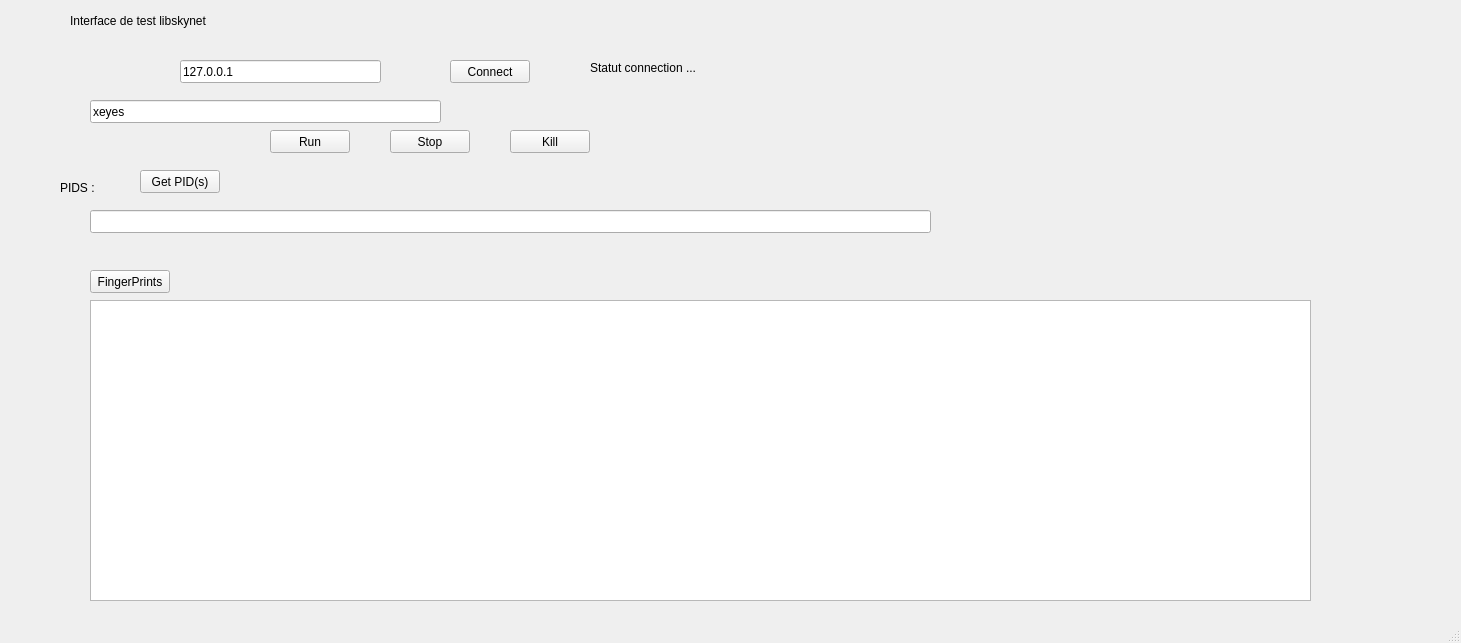
<?xml version="1.0" encoding="UTF-8"?>
<ui version="4.0">
 <class>MainWindow</class>
 <widget class="QMainWindow" name="MainWindow">
  <property name="geometry">
   <rect>
    <x>0</x>
    <y>0</y>
    <width>1461</width>
    <height>643</height>
   </rect>
  </property>
  <property name="windowTitle">
   <string>MainWindow</string>
  </property>
  <widget class="QWidget" name="centralWidget">
   <widget class="QLineEdit" name="lineEdit_process">
    <property name="geometry">
     <rect>
      <x>90</x>
      <y>100</y>
      <width>351</width>
      <height>23</height>
     </rect>
    </property>
    <property name="text">
     <string>xeyes</string>
    </property>
   </widget>
   <widget class="QPushButton" name="pushButton_run">
    <property name="geometry">
     <rect>
      <x>270</x>
      <y>130</y>
      <width>80</width>
      <height>23</height>
     </rect>
    </property>
    <property name="text">
     <string>Run</string>
    </property>
   </widget>
   <widget class="QPushButton" name="pushButton_stop">
    <property name="geometry">
     <rect>
      <x>390</x>
      <y>130</y>
      <width>80</width>
      <height>23</height>
     </rect>
    </property>
    <property name="text">
     <string>Stop</string>
    </property>
   </widget>
   <widget class="QPushButton" name="pushButton_kill">
    <property name="geometry">
     <rect>
      <x>510</x>
      <y>130</y>
      <width>80</width>
      <height>23</height>
     </rect>
    </property>
    <property name="text">
     <string>Kill</string>
    </property>
   </widget>
   <widget class="QPushButton" name="pushButton_pids">
    <property name="geometry">
     <rect>
      <x>140</x>
      <y>170</y>
      <width>80</width>
      <height>23</height>
     </rect>
    </property>
    <property name="text">
     <string>Get PID(s)</string>
    </property>
   </widget>
   <widget class="QLineEdit" name="lineEdit_pids">
    <property name="geometry">
     <rect>
      <x>90</x>
      <y>210</y>
      <width>841</width>
      <height>23</height>
     </rect>
    </property>
    <property name="text">
     <string/>
    </property>
   </widget>
   <widget class="QPushButton" name="pushButton_hash">
    <property name="geometry">
     <rect>
      <x>90</x>
      <y>270</y>
      <width>80</width>
      <height>23</height>
     </rect>
    </property>
    <property name="text">
     <string>FingerPrints</string>
    </property>
   </widget>
   <widget class="QTextEdit" name="textEdit_hash">
    <property name="geometry">
     <rect>
      <x>90</x>
      <y>300</y>
      <width>1221</width>
      <height>301</height>
     </rect>
    </property>
   </widget>
   <widget class="QLineEdit" name="lineEdit_ip">
    <property name="geometry">
     <rect>
      <x>180</x>
      <y>60</y>
      <width>201</width>
      <height>23</height>
     </rect>
    </property>
    <property name="text">
     <string>127.0.0.1</string>
    </property>
   </widget>
   <widget class="QPushButton" name="pushButton_connect">
    <property name="geometry">
     <rect>
      <x>450</x>
      <y>60</y>
      <width>80</width>
      <height>23</height>
     </rect>
    </property>
    <property name="text">
     <string>Connect</string>
    </property>
   </widget>
   <widget class="QLabel" name="label_status">
    <property name="geometry">
     <rect>
      <x>590</x>
      <y>60</y>
      <width>241</width>
      <height>16</height>
     </rect>
    </property>
    <property name="text">
     <string>Statut connection ...</string>
    </property>
   </widget>
   <widget class="QLabel" name="label_pids">
    <property name="geometry">
     <rect>
      <x>60</x>
      <y>180</y>
      <width>57</width>
      <height>15</height>
     </rect>
    </property>
    <property name="text">
     <string>PIDS :</string>
    </property>
   </widget>
   <widget class="QLabel" name="label">
    <property name="geometry">
     <rect>
      <x>70</x>
      <y>10</y>
      <width>511</width>
      <height>21</height>
     </rect>
    </property>
    <property name="text">
     <string>Interface de test libskynet</string>
    </property>
    <property name="textFormat">
     <enum>Qt::PlainText</enum>
    </property>
   </widget>
  </widget>
  <widget class="QStatusBar" name="statusBar"/>
 </widget>
 <layoutdefault spacing="6" margin="11"/>
 <resources/>
 <connections/>
</ui>
